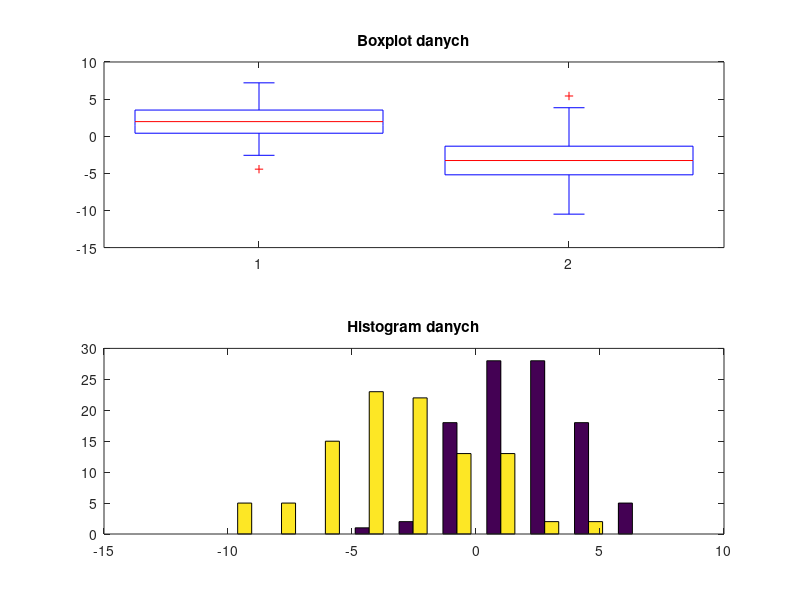

MATLAB code for this plot:
% CWICZENIE 2_1
% Porownanie histogramu i boxplota

clc
clear
close all

% generowanie danych
x1 = 2*(randn(100,1)+1);
x2 = 3*(randn(100,1)-1);

% polaczenie danych w jedna macierz
z = [x1 x2];

% boxplot
subplot(2,1,1)
boxplot(z)
title('Boxplot danych')

% histogram
subplot(2,1,2)
hist(z)
title('Histogram danych')
